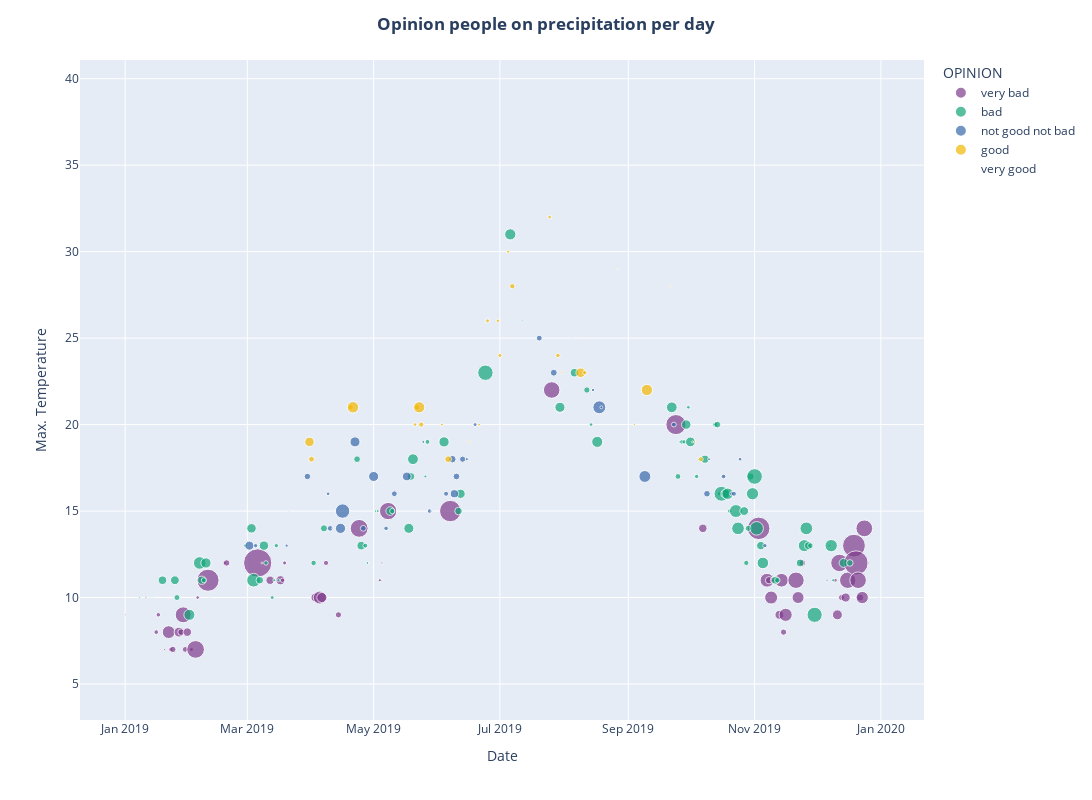

The cell this chart's notebook holds for it:
### Code cell
# A bubble chart is a scatter plot with different sizes of dots.
# You know how to do scatterplot ? So maybe you can search a "size" argument...

#graph
fig = px.scatter(data_frame = df_weather,
                 x= "DATE", y="MAX_TEMPERATURE_C",
                 labels={'DATE':'Date', 'MAX_TEMPERATURE_C':'Max. Temperature', 'PRECIP_TOTAL_DAY_MM':'Precipitation'},
                 color="OPINION",
                 color_discrete_sequence=px.colors.qualitative.Bold,
                 size='PRECIP_TOTAL_DAY_MM',
                 size_max=20)


# Don't forget to add title
fig.update_layout(title_text ='<b>Opinion people on precipitation per day<b>',
                  title_x = 0.5,
                  width = 1200, height = 800)
    
   
fig.show()

### Figure 1 — Plotly figure (JSON) as saved in the notebook; plotly's stock layout.template omitted (floating-point values rounded to 4 significant figures)
{"data": [{"hovertemplate": "OPINION=very bad<br>Date=%{x}<br>Max. Temperature=%{y}<br>Precipitation=%{marker.size}<extra></extra>", "legendgroup": "very bad", "marker": {"color": "rgb(127, 60, 141)", "size": [0.2, 0, 0, 0, 0, 0, 0, 0, 0.1, 0.2, 0, 0, 1.3, 1.2, 0.1, 0.2, 0, 9.8, 1.3, 2.4, 5.9, 2.6, 15.1, 2, 4.3, 1, 0, 18.6, 0.8, 29.1, 0.1, 0, 0, 0.9, 2.5, 47.6, 0.2, 0.1, 4.2, 5, 1.1, 1, 0.1, 0, 5.2, 1.1, 10.1, 6.1, 1.6, 0, 2.3, 18.9, 0.6, 0.3, 17.8, 27.3, 16.3, 24.1, 4.3, 30, 11.4, 3.2, 10.1, 2.1, 4.8, 11.2, 2.3, 10.3, 0, 0, 0, 0, 16, 8.5, 2.7, 0, 0, 0, 0, 0, 0.3, 0.9, 5.9, 18.2, 2.2, 5, 16.1, 31, 35.1, 16.4, 3, 9, 16.7, 0.2, 0, 0, 0, 0.1], "sizemode": "area", "sizeref": 0.119, "symbol": "circle"}, "mode": "markers", "name": "very bad", "orientation": "v", "showlegend": true, "type": "scatter", "x": ["2019-01-01", "2019-01-02", "2019-01-03", "2019-01-04", "2019-01-05", "2019-01-06", "2019-01-07", "2019-01-09", "2019-01-10", "2019-01-11", "2019-01-12", "2019-01-15", "2019-01-16", "2019-01-17", "2019-01-18", "2019-01-20", "2019-01-21", "2019-01-22", "2019-01-23", "2019-01-24", "2019-01-27", "2019-01-28", "2019-01-29", "2019-01-30", "2019-01-31", "2019-02-02", "2019-02-03", "2019-02-04", "2019-02-05", "2019-02-10", "2019-02-11", "2019-02-12", "2019-02-13", "2019-02-18", "2019-02-19", "2019-03-06", "2019-03-08", "2019-03-11", "2019-03-12", "2019-03-17", "2019-03-18", "2019-03-19", "2019-03-25", "2019-03-26", "2019-04-03", "2019-04-04", "2019-04-05", "2019-04-06", "2019-04-08", "2019-04-13", "2019-04-14", "2019-04-24", "2019-05-04", "2019-05-05", "2019-05-08", "2019-06-07", "2019-07-26", "2019-09-24", "2019-10-07", "2019-11-03", "2019-11-07", "2019-11-08", "2019-11-09", "2019-11-10", "2019-11-13", "2019-11-14", "2019-11-15", "2019-11-16", "2019-11-17", "2019-11-18", "2019-11-19", "2019-11-20", "2019-11-21", "2019-11-22", "2019-11-24", "2019-12-01", "2019-12-02", "2019-12-03", "2019-12-04", "2019-12-05", "2019-12-06", "2019-12-10", "2019-12-11", "2019-12-12", "2019-12-13", "2019-12-15", "2019-12-16", "2019-12-19", "2019-12-20", "2019-12-21", "2019-12-22", "2019-12-23", "2019-12-24", "2019-12-26", "2019-12-28", "2019-12-29", "2019-12-30", "2019-12-31"], "xaxis": "x", "y": [9, 8, 6, 5, 6, 5, 10, 7, 7, 10, 9, 9, 8, 9, 7, 7, 7, 8, 7, 7, 8, 8, 9, 7, 8, 7, 8, 7, 10, 11, 10, 12, 10, 12, 12, 12, 12, 11, 11, 11, 11, 12, 12, 12, 10, 10, 10, 10, 12, 12, 9, 14, 11, 12, 15, 15, 22, 20, 14, 14, 11, 11, 10, 11, 9, 11, 8, 9, 8, 10, 9, 7, 11, 10, 12, 7, 7, 7, 8, 7, 11, 11, 9, 12, 10, 10, 11, 13, 12, 11, 10, 10, 14, 12, 11, 9, 12, 10], "yaxis": "y"}, {"hovertemplate": "OPINION=bad<br>Date=%{x}<br>Max. Temperature=%{y}<br>Precipitation=%{marker.size}<extra></extra>", "legendgroup": "bad", "marker": {"color": "rgb(17, 165, 121)", "size": [0.2, 0.1, 0.1, 4.4, 4.6, 2.1, 7.3, 9.4, 4, 1.6, 6.3, 0.9, 5.4, 11.1, 3.4, 5.3, 1.2, 0.9, 0.5, 1.1, 0.5, 1.8, 3, 2.7, 4.4, 1.4, 0.4, 0, 0.4, 0.5, 4.4, 1.7, 6, 3.6, 7, 0.5, 1.4, 6.3, 3.4, 5.1, 14.1, 7.5, 0.2, 6.1, 4.4, 2.4, 0.8, 7.3, 0, 6.9, 2, 0.5, 1.3, 1.1, 5.3, 0.8, 5.7, 0.2, 1.1, 0.4, 3.9, 1.6, 2.7, 1.2, 13.1, 5.3, 7.7, 1.2, 9.9, 9.5, 4.6, 1.7, 2.3, 3.2, 8.9, 14.5, 11, 4.2, 8, 3.8, 1.8, 3.8, 8.6, 9.7, 3.8, 1.9, 13.7, 0.4, 9.1, 0.6, 4.8, 2.6, 0, 0], "sizemode": "area", "sizeref": 0.119, "symbol": "circle"}, "mode": "markers", "name": "bad", "orientation": "v", "showlegend": true, "type": "scatter", "x": ["2019-01-08", "2019-01-13", "2019-01-14", "2019-01-19", "2019-01-25", "2019-01-26", "2019-02-01", "2019-02-06", "2019-02-07", "2019-02-08", "2019-02-09", "2019-02-28", "2019-03-03", "2019-03-04", "2019-03-07", "2019-03-09", "2019-03-10", "2019-03-13", "2019-03-14", "2019-03-15", "2019-03-16", "2019-04-02", "2019-04-07", "2019-04-23", "2019-04-25", "2019-04-27", "2019-04-28", "2019-04-29", "2019-05-02", "2019-05-03", "2019-05-09", "2019-05-10", "2019-05-18", "2019-05-19", "2019-05-20", "2019-05-26", "2019-05-27", "2019-06-04", "2019-06-11", "2019-06-12", "2019-06-24", "2019-07-06", "2019-07-12", "2019-07-30", "2019-08-06", "2019-08-12", "2019-08-14", "2019-08-17", "2019-08-28", "2019-09-22", "2019-09-25", "2019-09-26", "2019-09-27", "2019-09-28", "2019-09-29", "2019-09-30", "2019-10-01", "2019-10-02", "2019-10-04", "2019-10-05", "2019-10-08", "2019-10-13", "2019-10-14", "2019-10-15", "2019-10-16", "2019-10-18", "2019-10-19", "2019-10-20", "2019-10-23", "2019-10-24", "2019-10-27", "2019-10-28", "2019-10-29", "2019-10-30", "2019-10-31", "2019-11-01", "2019-11-02", "2019-11-04", "2019-11-05", "2019-11-11", "2019-11-12", "2019-11-23", "2019-11-25", "2019-11-26", "2019-11-27", "2019-11-28", "2019-11-30", "2019-12-07", "2019-12-08", "2019-12-09", "2019-12-14", "2019-12-17", "2019-12-18", "2019-12-25"], "xaxis": "x", "y": [10, 10, 10, 11, 11, 10, 9, 12, 11, 11, 12, 13, 14, 11, 11, 13, 12, 10, 11, 13, 11, 12, 14, 18, 13, 13, 12, 16, 15, 15, 15, 15, 14, 17, 18, 17, 19, 19, 15, 16, 23, 31, 26, 21, 23, 22, 20, 19, 24, 21, 17, 19, 19, 19, 20, 21, 19, 19, 17, 18, 18, 20, 20, 16, 16, 16, 16, 15, 15, 14, 15, 12, 14, 17, 16, 17, 14, 13, 12, 11, 11, 12, 13, 14, 13, 13, 9, 13, 13, 11, 12, 12, 12, 11], "yaxis": "y"}, {"hovertemplate": "OPINION=not good not bad<br>Date=%{x}<br>Max. Temperature=%{y}<br>Precipitation=%{marker.size}<extra></extra>", "legendgroup": "not good not bad", "marker": {"color": "rgb(57, 105, 172)", "size": [0, 0, 0, 0, 0, 0, 0, 0, 0, 0, 4.9, 1.1, 0.6, 0.1, 0, 0.1, 0, 0, 0.1, 2.5, 0.8, 1.9, 0.1, 0, 6.2, 12.3, 6, 2, 6, 0, 1.2, 2, 0, 0, 0, 4.6, 0.5, 1.2, 0.2, 0, 1.5, 3.4, 4, 2.7, 2.3, 0.6, 0.9, 0, 0, 0, 0, 2.1, 0, 2.8, 0.1, 0, 0.2, 0, 0.7, 9.9, 0.5, 0, 0, 0, 8.4, 1.4, 2.6, 0.5, 0, 1.3, 1.1, 1.5, 0.8, 1.1, 0.1, 0], "sizemode": "area", "sizeref": 0.119, "symbol": "circle"}, "mode": "markers", "name": "not good not bad", "orientation": "v", "showlegend": true, "type": "scatter", "x": ["2019-02-14", "2019-02-15", "2019-02-16", "2019-02-17", "2019-02-20", "2019-02-21", "2019-02-22", "2019-02-24", "2019-02-25", "2019-03-01", "2019-03-02", "2019-03-05", "2019-03-20", "2019-03-21", "2019-03-23", "2019-03-24", "2019-03-27", "2019-03-28", "2019-03-29", "2019-03-30", "2019-04-09", "2019-04-10", "2019-04-11", "2019-04-12", "2019-04-15", "2019-04-16", "2019-04-22", "2019-04-26", "2019-05-01", "2019-05-06", "2019-05-07", "2019-05-11", "2019-05-12", "2019-05-13", "2019-05-16", "2019-05-17", "2019-05-25", "2019-05-28", "2019-05-29", "2019-05-30", "2019-06-05", "2019-06-08", "2019-06-09", "2019-06-10", "2019-06-13", "2019-06-15", "2019-06-19", "2019-06-27", "2019-06-28", "2019-07-18", "2019-07-19", "2019-07-20", "2019-07-23", "2019-07-27", "2019-08-05", "2019-08-08", "2019-08-10", "2019-08-13", "2019-08-15", "2019-08-18", "2019-08-19", "2019-08-21", "2019-08-29", "2019-08-30", "2019-09-09", "2019-09-23", "2019-10-09", "2019-10-10", "2019-10-11", "2019-10-17", "2019-10-21", "2019-10-22", "2019-10-25", "2019-11-06", "2019-11-29", "2019-12-27"], "xaxis": "x", "y": [13, 15, 14, 15, 13, 17, 17, 14, 15, 14, 13, 13, 13, 15, 17, 13, 13, 14, 16, 17, 16, 14, 14, 14, 14, 15, 19, 14, 17, 15, 14, 16, 16, 16, 17, 17, 19, 15, 15, 20, 16, 18, 16, 17, 18, 18, 20, 34, 34, 22, 26, 25, 39, 23, 25, 28, 23, 22, 22, 21, 21, 26, 25, 30, 17, 20, 16, 18, 20, 17, 16, 16, 18, 13, 13, 13], "yaxis": "y"}, {"hovertemplate": "OPINION=good<br>Date=%{x}<br>Max. Temperature=%{y}<br>Precipitation=%{marker.size}<extra></extra>", "legendgroup": "good", "marker": {"color": "rgb(242, 183, 1)", "size": [0, 0, 0, 0, 5.3, 2, 0, 0, 0, 1.6, 7.8, 0, 0, 0, 0.8, 1.8, 7.5, 1.6, 0, 0, 0.5, 2.7, 0, 0.3, 0, 0, 0, 0.5, 0, 0, 0.9, 0, 0, 0.7, 1, 0, 0, 0, 0.6, 1.7, 0, 0, 0, 0, 0, 0, 0, 0, 0, 0, 0.8, 0, 1.2, 0.3, 0, 0, 0, 0.1, 5.5, 1.1, 0, 0, 0, 0, 0, 0, 0, 0.2, 0, 0, 0, 0, 0.3, 0, 0, 0.2, 0, 7.6, 0, 0, 0, 0, 0, 0, 0, 0, 0, 0, 0.2, 0.3, 1.5, 0, 0], "sizemode": "area", "sizeref": 0.119, "symbol": "circle"}, "mode": "markers", "name": "good", "orientation": "v", "showlegend": true, "type": "scatter", "x": ["2019-02-23", "2019-02-26", "2019-02-27", "2019-03-22", "2019-03-31", "2019-04-01", "2019-04-17", "2019-04-18", "2019-04-19", "2019-04-20", "2019-04-21", "2019-04-30", "2019-05-14", "2019-05-15", "2019-05-21", "2019-05-22", "2019-05-23", "2019-05-24", "2019-05-31", "2019-06-02", "2019-06-03", "2019-06-06", "2019-06-14", "2019-06-16", "2019-06-17", "2019-06-18", "2019-06-20", "2019-06-21", "2019-06-22", "2019-06-23", "2019-06-25", "2019-06-26", "2019-06-29", "2019-06-30", "2019-07-01", "2019-07-02", "2019-07-03", "2019-07-04", "2019-07-05", "2019-07-07", "2019-07-08", "2019-07-09", "2019-07-10", "2019-07-11", "2019-07-13", "2019-07-14", "2019-07-15", "2019-07-16", "2019-07-21", "2019-07-24", "2019-07-25", "2019-07-28", "2019-07-29", "2019-07-31", "2019-08-01", "2019-08-03", "2019-08-04", "2019-08-07", "2019-08-09", "2019-08-11", "2019-08-16", "2019-08-20", "2019-08-22", "2019-08-23", "2019-08-24", "2019-08-25", "2019-08-26", "2019-08-27", "2019-08-31", "2019-09-01", "2019-09-02", "2019-09-03", "2019-09-04", "2019-09-05", "2019-09-06", "2019-09-07", "2019-09-08", "2019-09-10", "2019-09-11", "2019-09-12", "2019-09-13", "2019-09-14", "2019-09-15", "2019-09-16", "2019-09-17", "2019-09-18", "2019-09-19", "2019-09-20", "2019-09-21", "2019-10-03", "2019-10-06", "2019-10-12", "2019-10-26"], "xaxis": "x", "y": [18, 19, 20, 18, 19, 18, 19, 21, 24, 21, 21, 18, 18, 18, 20, 21, 21, 20, 25, 23, 20, 18, 19, 19, 25, 28, 20, 20, 23, 27, 26, 31, 32, 26, 24, 25, 26, 28, 30, 28, 27, 25, 28, 26, 27, 26, 26, 29, 26, 33, 32, 23, 24, 23, 27, 29, 26, 25, 23, 23, 22, 23, 28, 30, 33, 30, 33, 29, 23, 23, 24, 26, 20, 19, 23, 22, 21, 22, 22, 24, 28, 29, 31, 21, 27, 23, 23, 27, 28, 19, 18, 21, 19], "yaxis": "y"}, {"hovertemplate": "OPINION=very good<br>Date=%{x}<br>Max. Temperature=%{y}<br>Precipitation=%{marker.size}<extra></extra>", "legendgroup": "very good", "marker": {"color": "rgb(231, 63, 116)", "size": [0, 0, 0, 0], "sizemode": "area", "sizeref": 0.119, "symbol": "circle"}, "mode": "markers", "name": "very good", "orientation": "v", "showlegend": true, "type": "scatter", "x": ["2019-06-01", "2019-07-17", "2019-07-22", "2019-08-02"], "xaxis": "x", "y": [29, 27, 33, 29], "yaxis": "y"}], "layout": {"height": 800, "legend": {"itemsizing": "constant", "title": {"text": "OPINION"}, "tracegroupgap": 0}, "margin": {"t": 60}, "title": {"text": "<b>Opinion people on precipitation per day<b>", "x": 0.5}, "width": 1200, "xaxis": {"anchor": "y", "domain": [0, 1], "title": {"text": "Date"}}, "yaxis": {"anchor": "x", "domain": [0, 1], "title": {"text": "Max. Temperature"}}}}
